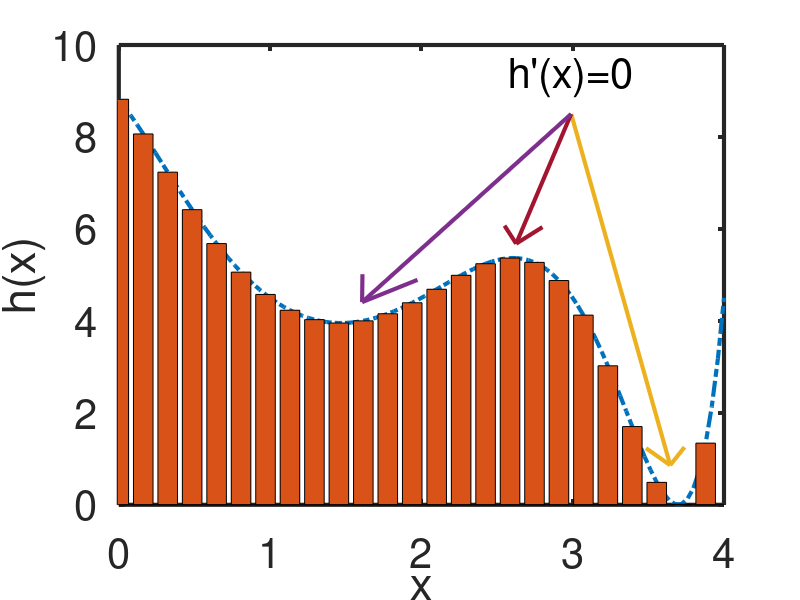

Reproduce this figure in MATLAB.
%
DAT.MARKERSIZE=12;
DAT.FONTSIZE=30;
DAT.LINEWIDTH=3;


function Y=func3(X)
    Y=0.5*(-0.2*(X+1).*(X-1).*(X-2).*(X-3)+3).^2;
endfunction

XX=linspace(0,4.0,100);
YY=func3(XX);

plot(	XX,YY,'-.',"markersize", DAT.MARKERSIZE,'linewidth',DAT.LINEWIDTH)
xlim([0 4])
ylim([0 10])
hold on
bar(	XX(1:4:end),YY(1:4:end))%, 'linewidth',DAT.LINEWIDTH)
%
X0=[XX(75)];Y0=[8.5];
%
XF=[XX(93)];YF=[YY(93)];
hq=quiver(X0,Y0,XF-X0,YF-Y0,'linewidth',DAT.LINEWIDTH);
set (hq, "maxheadsize", 0.03);
%
XF=[XX(65)];YF=[YY(65)];
hq=quiver(X0,Y0,XF-X0,YF-Y0,'linewidth',DAT.LINEWIDTH);
set (hq, "maxheadsize", 0.08);
%
XF=[XX(37)];YF=[YY(37)];
hq=quiver(X0,Y0,XF-X0,YF-Y0,'linewidth',DAT.LINEWIDTH);
set (hq, "maxheadsize", 0.08);
%
text (X0, Y0+0.8, "h'(x)=0","horizontalalignment","center", "fontsize", DAT.FONTSIZE);
hold off

hx=xlabel('x');
set (hx, "fontsize", DAT.FONTSIZE);
hy=ylabel('h(x)');
set (hy, "fontsize", DAT.FONTSIZE);

set (gca, "fontsize", DAT.FONTSIZE);
set (gca, 'linewidth',DAT.LINEWIDTH);

print(gcf,'logotipo.eps','-deps',['-F:' num2str(DAT.FONTSIZE)])
